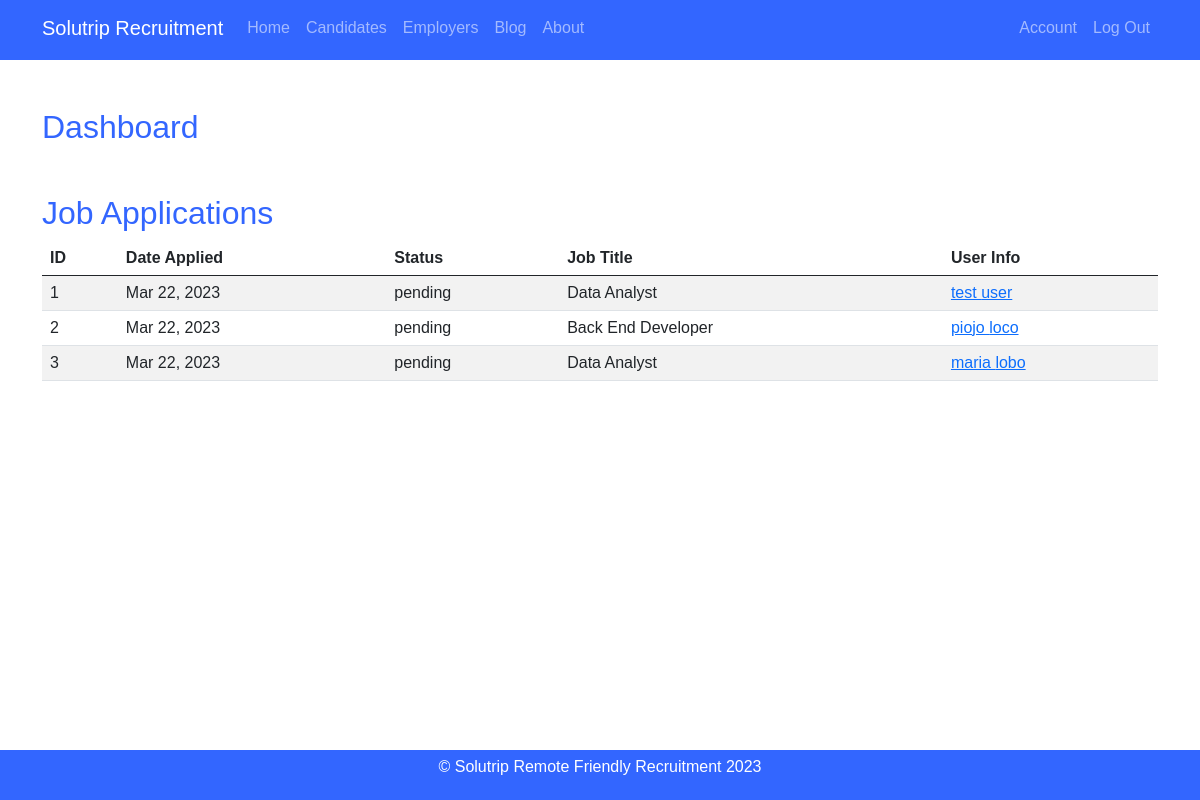
Page /admin/applications (signed in) on the earlier database version.
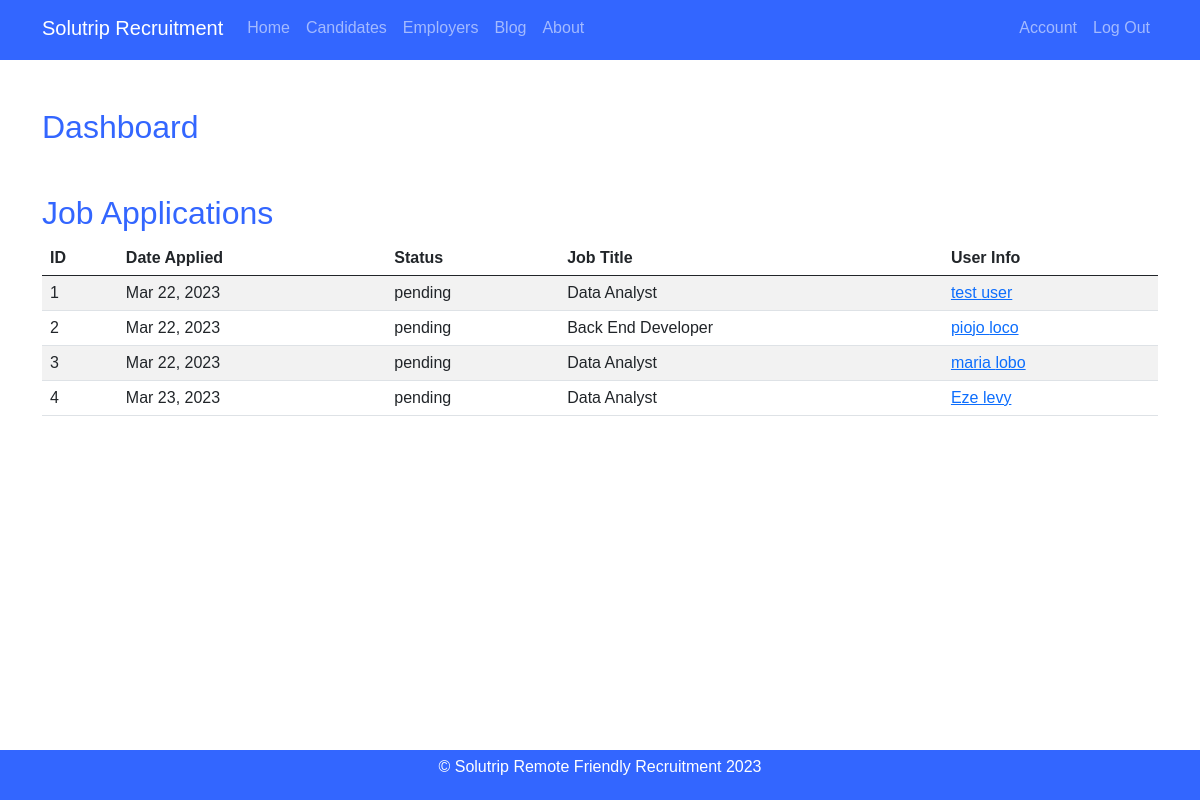
Same page on the later database version.
### Solutrip_app/models.py (models this page shows)
class JobApplication(db.Model):
    id = db.Column(db.Integer, primary_key=True)
    date_applied = db.Column(db.DateTime, nullable=False, default=datetime.utcnow)
    status = db.Column(db.String(20), nullable=False, default='pending')
    job_id = db.Column(db.Integer, db.ForeignKey('jobs.id'), nullable=False)
    applied_job = db.relationship('Jobs', backref='applications')
    user_info_id = db.Column(db.Integer, db.ForeignKey('user_info.id'), nullable=False)
    user_info = db.relationship('UserInfo', backref='applications')

class Jobs(db.Model):
    id = db.Column (db.Integer, primary_key=True)
    title = db.Column(db.String(60), nullable=False)
    location = db.Column(db.String(60), nullable=False)
    salary = db.Column(db.String(60), nullable=False)
    description = db.Column(db.Text, nullable=False)
    requirements= db.Column(db.Text, nullable=False)
    qualifications= db.Column(db.Text, nullable=False)
    company_id = db.Column(db.Integer, db.ForeignKey('company.id'), nullable=False)
    job_applications = db.relationship('JobApplication', backref='job', lazy=True)

class UserInfo(db.Model):
    id = db.Column (db.Integer, primary_key=True)
    name = db.Column(db.String(60))
    surname = db.Column(db.String(60))
    location = db.Column(db.String(60))
    phone = db.Column(db.String(20), nullable=True)
    linkedin = db.Column(db.String(100))
    profession = db.Column(db.String(200))
    education = db.Column(db.String(200))
    github_account = db.Column(db.String(50))
    cv = db.Column(db.LargeBinary, nullable=True)
    user_id = db.Column(db.Integer, db.ForeignKey('user.id'), nullable=False)
    job_applications = db.relationship('JobApplication', backref='user', lazy=True)

### Solutrip_app/routes.py (the view)
@app.route('/admin/applications')
@login_required
def admin_appl():
    job_applications = JobApplication.query.all()
    job_applications_grouped = [(user_info, list(group)) for user_info, group in groupby(job_applications, lambda app: app.user_info)]
    user_infos = UserInfo.query.all()
    return render_template('applications.html', job_applications=job_applications, job_applications_grouped=job_applications_grouped, user_infos=user_infos)

### Solutrip_app/models.py (called while the page is built)
@login_manager.user_loader
def load_user(user_id):
    return User.query.get(int(user_id))

### Solutrip_app/templates/applications.html
{% extends 'layout.html' %}
{% block content %}
  <h2 class="appl title mt-5">Dashboard</h2>
  <h2 class="appl title mt-5">Job Applications</h2>
  <table class="table table-striped table-hover">
    <thead>
      <tr>
        <th>ID</th>
        <th>Date Applied</th>
        <th>Status</th>
        <th>Job Title</th>
        <th>User Info</th>
      </tr>
    </thead>
    <tbody>
      {% for job_application in job_applications %}
          <tr>
              <td>{{ job_application.id }}</td>
              <td>{{ job_application.date_applied.strftime('%b %d, %Y') }}</td>
              <td>{{ job_application.status }}</td>
              <td>{{ job_application.job.title }}</td>
              <td><a href="{{ url_for('user_info', user_info_id=job_application.user.id) }}">{{ job_application.user.name }} {{ job_application.user.surname }}</a></td>
          </tr>
      {% endfor %}
    </tbody>
  </table>
{% endblock %}

### Solutrip_app/templates/layout.html (shortened to what this page needs)
<html>
  <head>
    <link href="https://cdn.jsdelivr.net/npm/bootstrap@5.0.2/dist/css/bootstrap.min.css" rel="stylesheet">
    <link rel="stylesheet" type="text/css" href="{{ url_for('static', filename='styles.css') }}">
  </head>
  <body>
    <header class="site-header">
      <nav class="navbar navbar-expand-md navbar-dark bg-steel fixed-top">
        <div class="container">
          <a class="navbar-brand mr-4" href="/">Solutrip Recruitment</a>
          <div class="collapse navbar-collapse d-flex" id="navbarToggle">
            <div class="navbar-nav mr-auto flex-grow-1">
              <a class="nav-item nav-link {% if request.path == '/' %}active{% endif %}" href="{{ url_for('home') }}">Home</a>
              <a class="nav-item nav-link" href="{{ url_for('candidates')}}">Candidates</a>
              <a class="nav-item nav-link" href="{{ url_for('employers')}}">Employers</a>
              <a class="nav-item nav-link" href="{{ url_for('blog')}}">Blog</a>
              <a class="nav-item nav-link" href="{{ url_for('about')}}">About</a>
            </div>
            <div class="navbar-nav ml-auto">
              {% if current_user.is_authenticated %}
              <a class="nav-item nav-link" href="{{ url_for('account')}}">Account</a>
              <a class="nav-item nav-link" href="{{ url_for('logout')}}">Log Out</a>
              {% else %}
              <a class="nav-item nav-link" href="{{ url_for('login')}}">Login</a>
              <a class="nav-item nav-link" href="{{ url_for('register')}}">Register</a>
              {% endif %}
            </div>
          </div>
        </div>
      </nav>
    </header>
    <div class="col-md-12">
      <div class="container">
        {% block content %}
        {% endblock %}
      </div>
    </div>
    <footer>
        <p>&copy; Solutrip Remote Friendly Recruitment 2023</p>
    </footer>
  </body>
</html>

### Solutrip_app/static/styles.css (style rules this page uses)
body { background-image: url(bg-img.jpg); background-size: cover; font-family: Arial, sans-serif; color: #333; }
header { display: flex; justify-content: space-between; align-items: center; padding: 0 10px; height: 60px; background-color: #3366ff; }
html, body { height: 100%; }
footer { display: flex; justify-content: center; align-items: center; min-height: 50px; background-color: #3366ff; color: #fff; width: 100%; }
#account h1,h2 { color: #3366ff; }
footer { position: fixed; bottom: 0; width: 100%; }

Differences in the rows shown:
added JobApplication: id "4", date_applied "Mar 23, 2023", status "pending", job "Data Analyst", user.name "Eze", user.surname "levy"
